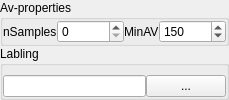
<?xml version="1.0" encoding="UTF-8"?>
<ui version="4.0">
 <class>Form</class>
 <widget class="QWidget" name="Form">
  <property name="geometry">
   <rect>
    <x>0</x>
    <y>0</y>
    <width>190</width>
    <height>82</height>
   </rect>
  </property>
  <property name="windowTitle">
   <string>DyeSim</string>
  </property>
  <layout class="QVBoxLayout" name="verticalLayout">
   <property name="spacing">
    <number>0</number>
   </property>
   <property name="margin">
    <number>0</number>
   </property>
   <item>
    <widget class="QGroupBox" name="groupBox">
     <property name="title">
      <string>Av-properties</string>
     </property>
     <layout class="QGridLayout" name="gridLayout">
      <property name="margin">
       <number>0</number>
      </property>
      <property name="spacing">
       <number>0</number>
      </property>
      <item row="0" column="0">
       <widget class="QLabel" name="label_4">
        <property name="text">
         <string>nSamples</string>
        </property>
       </widget>
      </item>
      <item row="0" column="3">
       <widget class="QLabel" name="label_2">
        <property name="text">
         <string>MinAV</string>
        </property>
       </widget>
      </item>
      <item row="0" column="2">
       <widget class="QSpinBox" name="spinBox_2">
        <property name="maximum">
         <number>999999</number>
        </property>
        <property name="singleStep">
         <number>1000</number>
        </property>
       </widget>
      </item>
      <item row="0" column="4">
       <widget class="QSpinBox" name="spinBox">
        <property name="minimum">
         <number>0</number>
        </property>
        <property name="maximum">
         <number>999999</number>
        </property>
        <property name="singleStep">
         <number>50</number>
        </property>
        <property name="value">
         <number>150</number>
        </property>
       </widget>
      </item>
     </layout>
    </widget>
   </item>
   <item>
    <widget class="QGroupBox" name="groupBox_6">
     <property name="sizePolicy">
      <sizepolicy hsizetype="Expanding" vsizetype="Preferred">
       <horstretch>0</horstretch>
       <verstretch>0</verstretch>
      </sizepolicy>
     </property>
     <property name="maximumSize">
      <size>
       <width>16777215</width>
       <height>16777215</height>
      </size>
     </property>
     <property name="title">
      <string>Labling</string>
     </property>
     <layout class="QGridLayout" name="gridLayout_6">
      <property name="leftMargin">
       <number>0</number>
      </property>
      <property name="rightMargin">
       <number>0</number>
      </property>
      <property name="bottomMargin">
       <number>0</number>
      </property>
      <property name="spacing">
       <number>0</number>
      </property>
      <item row="0" column="2">
       <widget class="QLineEdit" name="lineEdit_2">
        <property name="readOnly">
         <bool>true</bool>
        </property>
       </widget>
      </item>
      <item row="0" column="3">
       <widget class="QPushButton" name="toolButton">
        <property name="text">
         <string>...</string>
        </property>
       </widget>
      </item>
     </layout>
    </widget>
   </item>
  </layout>
  <action name="actionOpenLabeling">
   <property name="text">
    <string>OpenLabeling</string>
   </property>
  </action>
 </widget>
 <resources/>
 <connections>
  <connection>
   <sender>toolButton</sender>
   <signal>clicked()</signal>
   <receiver>actionOpenLabeling</receiver>
   <slot>trigger()</slot>
   <hints>
    <hint type="sourcelabel">
     <x>176</x>
     <y>70</y>
    </hint>
    <hint type="destinationlabel">
     <x>-1</x>
     <y>-1</y>
    </hint>
   </hints>
  </connection>
 </connections>
</ui>
